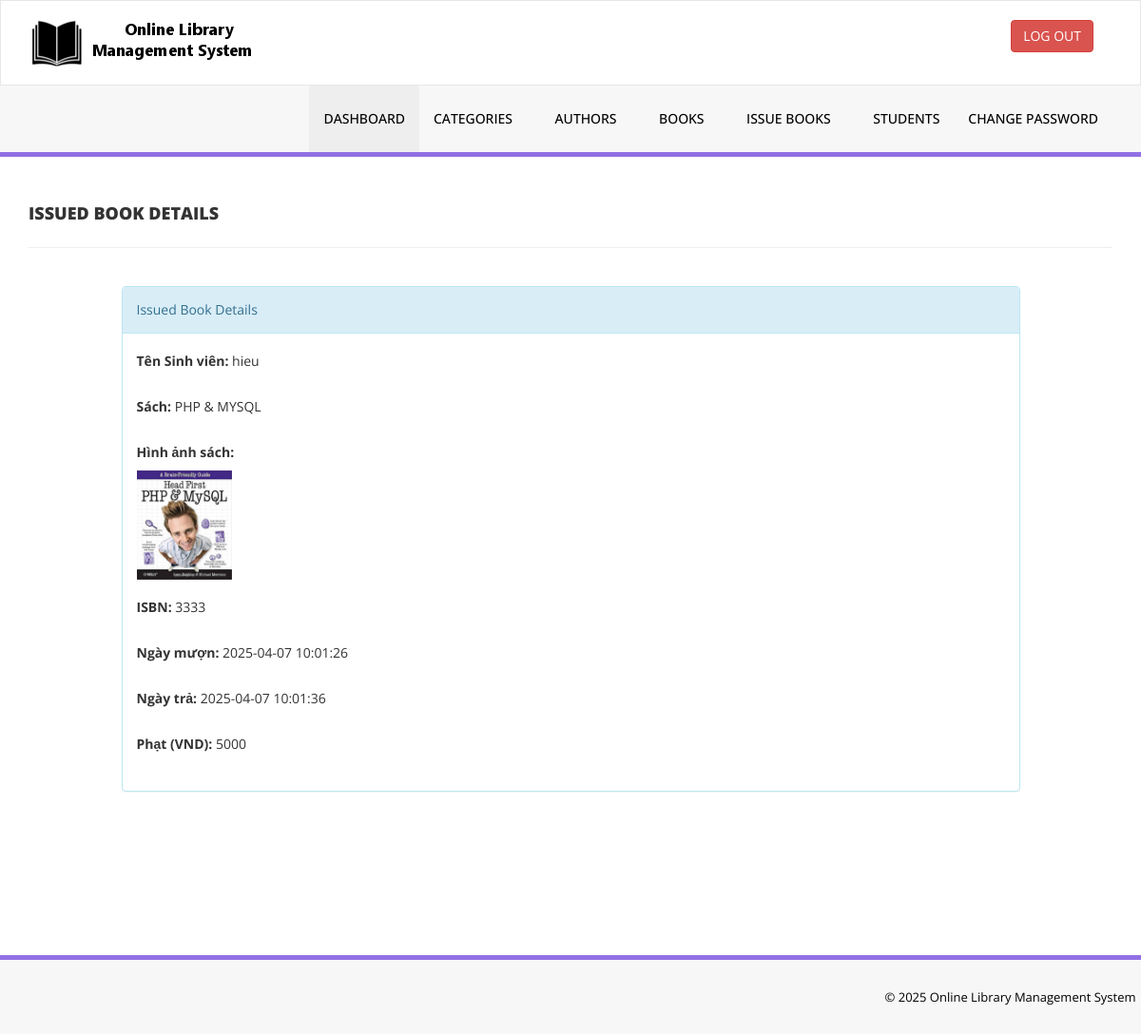
The app's page /admin/update-issue-bookdeails.php?rid=23 (signed in) with its own data.
### tables this page shows
CREATE TABLE `tblissuedbookdetails` (
  `id` int(11) NOT NULL,
  `BookId` int(11) DEFAULT NULL,
  `StudentID` varchar(150) DEFAULT NULL,
  `IssuesDate` timestamp NULL DEFAULT current_timestamp(),
  `ReturnDate` timestamp NULL DEFAULT NULL ON UPDATE current_timestamp(),
  `RetrunStatus` int(1) DEFAULT NULL,
  `fine` int(11) DEFAULT NULL
);

CREATE TABLE `tblstudents` (
  `id` int(11) NOT NULL,
  `StudentId` varchar(100) DEFAULT NULL,
  `FullName` varchar(120) DEFAULT NULL,
  `EmailId` varchar(120) DEFAULT NULL,
  `MobileNumber` char(11) DEFAULT NULL,
  `Password` varchar(120) DEFAULT NULL,
  `Status` int(1) DEFAULT NULL,
  `RegDate` timestamp NULL DEFAULT current_timestamp(),
  `UpdationDate` timestamp NULL DEFAULT current_timestamp() ON UPDATE current_timestamp()
);

CREATE TABLE `tblbooks` (
  `id` int(11) NOT NULL,
  `BookName` varchar(255) DEFAULT NULL,
  `CatId` int(11) DEFAULT NULL,
  `AuthorId` int(11) DEFAULT NULL,
  `ISBNNumber` int(11) DEFAULT NULL,
  `BookPrice` int(11) DEFAULT NULL,
  `Quantity` int(10) UNSIGNED NOT NULL DEFAULT 0 COMMENT 'Số lượng sách',
  `RegDate` timestamp NULL DEFAULT current_timestamp(),
  `UpdationDate` timestamp NULL DEFAULT current_timestamp() ON UPDATE current_timestamp(),
  `BookImage` varchar(255) DEFAULT NULL,
  `BookFile` varchar(255) NOT NULL
);

### admin/update-issue-bookdeails.php (the view, shortened to what this page needs)
<?php
include('includes/config.php');
if (strlen($_SESSION['alogin']) == 0) {
    header('location:index.php');
} else {
?>
<!DOCTYPE html>
<html xmlns="http://www.w3.org/1999/xhtml">
<head>
    <link href="assets/css/bootstrap.css" rel="stylesheet" />
    <link href="assets/css/font-awesome.css" rel="stylesheet" />
    <link href="assets/css/style.css" rel="stylesheet" />
</head>
<body>
    <?php include('includes/header.php'); ?>
    <div class="content-wrapper">
        <div class="container">
            <div class="row pad-botm">
                <div class="col-md-12">
                    <h4 class="header-line">Issued Book Details</h4>
                </div>
            </div>
            <div class="row">
                <div class="col-md-10 col-sm-6 col-xs-12 col-md-offset-1">
                    <div class="panel panel-info">
                        <div class="panel-heading">
                            Issued Book Details
                        </div>
                        <div class="panel-body">
                            <form role="form" method="post">
                                <?php
                                $rid = intval($_GET['rid']);
                                $sql = "SELECT tblstudents.FullName, tblbooks.BookName, tblbooks.bookimage, tblbooks.ISBNNumber, tblissuedbookdetails.IssuesDate, tblissuedbookdetails.ReturnDate, tblissuedbookdetails.id as rid, tblissuedbookdetails.fine, tblissuedbookdetails.RetrunStatus
                                        FROM tblissuedbookdetails
                                        JOIN tblstudents ON tblstudents.StudentId = tblissuedbookdetails.StudentId
                                        JOIN tblbooks ON tblbooks.id = tblissuedbookdetails.BookId
                                        WHERE tblissuedbookdetails.id = :rid";
                                $query = $dbh->prepare($sql);
                                $query->bindParam(':rid', $rid, PDO::PARAM_STR);
                                $query->execute();
                                $results = $query->fetchAll(PDO::FETCH_OBJ);
                                if ($query->rowCount() > 0) {
                                    foreach ($results as $result) { ?>
                                        <div class="form-group">
                                            <label>Tên Sinh viên:</label>
                                            <?php echo htmlentities($result->FullName); ?>
                                        </div>
                                        <div class="form-group">
                                            <label>Sách:</label>
                                            <?php echo htmlentities($result->BookName); ?>
                                        </div>
                                        <div class="form-group">
                                            <label>Hình ảnh sách:</label><br/>
                                            <?php if ($result->bookimage) { ?>
                                                <img src="assets/img/<?php echo htmlentities($result->bookimage); ?>" width="100" />
                                            <?php } else { ?>
                                                No Image
                                            <?php } ?>
                                        </div>
                                        <div class="form-group">
                                            <label>ISBN:</label>
                                            <?php echo htmlentities($result->ISBNNumber); ?>
                                        </div>
                                        <div class="form-group">
                                            <label>Ngày mượn:</label>
                                            <?php echo htmlentities($result->IssuesDate); ?>
                                        </div>
                                        <div class="form-group">
                                            <label>Ngày trả:</label>
                                            <?php if ($result->ReturnDate == "") {
                                                echo htmlentities("Not Return Yet");
                                            } else {
                                                echo htmlentities($result->ReturnDate);
                                            } ?>
                                        </div>
                                        <div class="form-group">
                                            <label>Phạt (VND):</label>
                                            <?php if ($result->fine == "") { ?>
                                                <input class="form-control" type="text" name="fine" id="fine" required />
                                            <?php } else {
                                                echo htmlentities($result->fine);
                                            } ?>
                                        </div>
                                <?php }
                                } ?>
                            </form>
                        </div>
                    </div>
                </div>
            </div>
        </div>
    </div>
    <?php include('includes/footer.php'); ?>
</body>
</html>
<?php } ?>

### admin/assets/css/style.css (style rules this page uses)
.content-wrapper { margin-top: 40px; min-height:800px; padding-bottom:90px; }
.header-line { font-weight:900; padding-bottom:25px; border-bottom:1px solid #eeeeee; text-transform:uppercase; }
.pad-botm { padding-bottom:30px; }

### records on screen
tblissuedbookdetails: tblstudents.FullName "hieu", BookId.BookName "PHP & MYSQL", BookId.BookImage (picture), BookId.ISBNNumber "3333", IssuesDate "2025-04-07 10:01:26", ReturnDate "2025-04-07 10:01:36", fine "5000"
